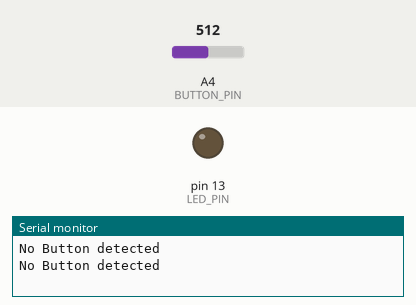
This sketch was run on a simulated Arduino Uno, built with avr-gcc and run on an emulated ATmega328P. Parts: output pins drawn as LEDs (lit = HIGH), the last lines printed to the serial monitor. Dashed ring = blinking. The inputs (shaded band) are chosen by the test bench; at power-on: A4 (BUTTON_PIN) = 512. Pins used as bus, display or sensor lines are not drawn.

Above: at 1.8 s.
1.9 s: A4 (BUTTON_PIN) set to 590
3.4 s: A4 (BUTTON_PIN) set to 608
At 4.6 s:
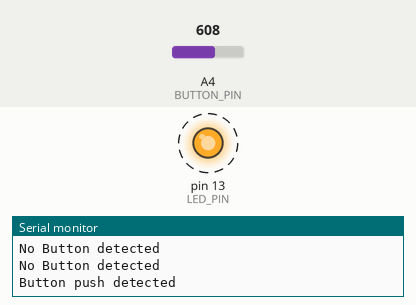
7.5 s: A4 (BUTTON_PIN) set to 511
At 8.0 s:
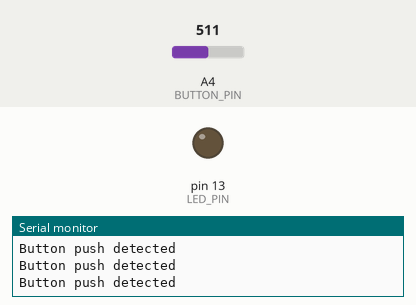
Timing chart, 0 to 10.5 s (numbered marks = the images above; inputs shaded):
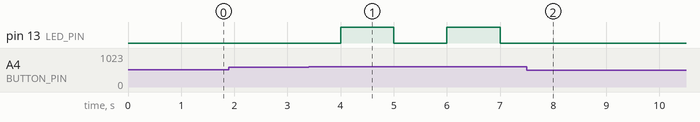

Measured:
- the behaviour switches between 600 and 601 on A4 (BUTTON_PIN) (found by bisection; images 0 and 1)
- after the input at 3.4 s, pin 13 (LED_PIN): alternates HIGH for 1.0 s and LOW for 1.0 s, starting after 0.60 s
- after the input at 7.5 s, pin 13 (LED_PIN): stops changing and stays LOW

The sketch:

Smoker_Control_Test.ino
```cpp
// Smoke Maker Test code


#define SMOKER_POWER_PIN 2
#define BUTTON_PIN A4
#define LED_PIN 13

void setup() {
  // put your setup code here, to run once:
  pinMode(SMOKER_POWER_PIN, OUTPUT);
  pinMode(LED_PIN, OUTPUT);
  pinMode(BUTTON_PIN, INPUT);
  Serial.begin(9600);
}

void loop() {
  static bool isOn = false;
  if(analogRead(BUTTON_PIN) > 600) {
    digitalWrite(SMOKER_POWER_PIN, isOn?LOW:HIGH);
    digitalWrite(LED_PIN, isOn?LOW:HIGH);
    isOn = !isOn;
    Serial.println("Button push detected");
  } else {
    Serial.println("No Button detected");
  }
  delay(1000);
}
```
